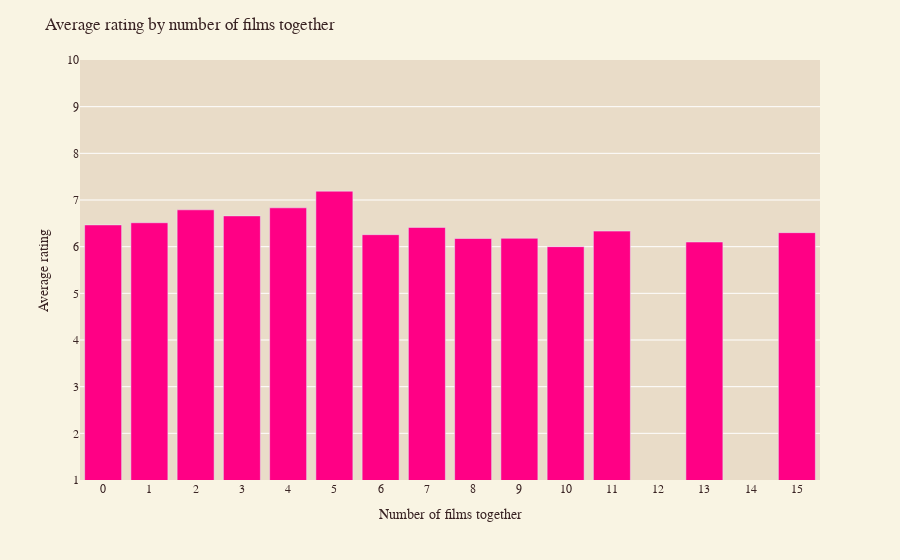

Notebook source saved alongside this figure:
### Code cell
avg_rating_by_nb_films_together = df_pairs.groupby('Number_of_films_together')['Movie_rating'].mean()
fig = avg_rating_by_nb_films_together.plot(kind='bar')

fig.update_layout(
    title="Average rating by number of films together",
    xaxis_title="Number of films together",
    yaxis_title="Average rating",
    showlegend=False,
    xaxis={'tickmode':'linear'},
    yaxis_range=[1, 10],
)
fig.show()

### Figure 1 — Plotly figure (JSON) as saved in the notebook; plotly's stock layout.template omitted (floating-point values rounded to 4 significant figures)
{"data": [{"alignmentgroup": "True", "hovertemplate": "variable=Movie_rating<br>Number_of_films_together=%{x}<br>value=%{y}<extra></extra>", "legendgroup": "Movie_rating", "marker": {"color": "#ff0085", "pattern": {"shape": ""}}, "name": "Movie_rating", "offsetgroup": "Movie_rating", "orientation": "v", "showlegend": true, "textposition": "auto", "type": "bar", "x": [0, 1, 2, 3, 4, 5, 6, 7, 8, 9, 10, 11, 13, 15], "xaxis": "x", "y": [6.466, 6.513, 6.79, 6.66, 6.832, 7.189, 6.257, 6.412, 6.175, 6.18, 6, 6.333, 6.1, 6.3], "yaxis": "y"}], "layout": {"barmode": "relative", "legend": {"title": {"text": "variable"}, "tracegroupgap": 0}, "margin": {"t": 60}, "showlegend": false, "title": {"text": "Average rating by number of films together"}, "xaxis": {"anchor": "y", "domain": [0, 1], "tickmode": "linear", "title": {"text": "Number of films together"}}, "yaxis": {"anchor": "x", "domain": [0, 1], "range": [1, 10], "title": {"text": "Average rating"}}}}
